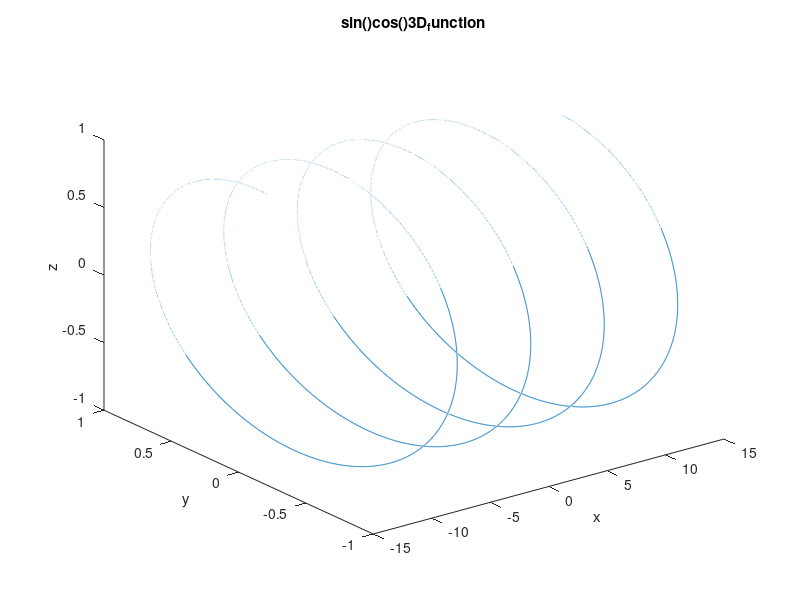

MATLAB code to generate this figure:
x=-4*pi:pi/1024:4*pi;
y=sin(x);
z=cos(x);
plot3(x,y,z);
title('sin()cos()3D_function');
xlabel('x');
ylabel('y');
zlabel('z');